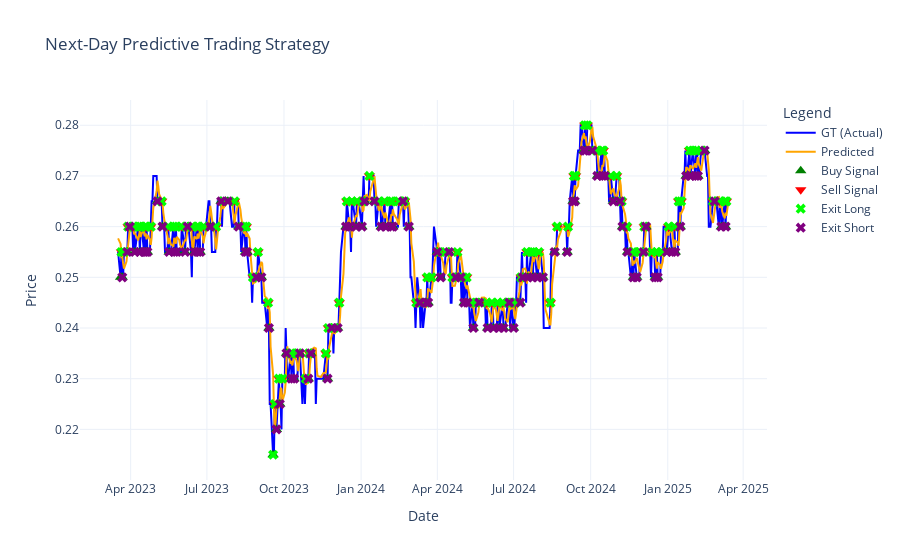

Notebook source saved alongside this figure:
### Code cell
# Extract series
dates = test_df.index
gt = test_df['GT']
predict = test_df['Predict']

# Separate long/short entries & exits from the trade log
entry_long = trade_log_df[trade_log_df['Action'].str.contains("Open Long")]
entry_short = trade_log_df[trade_log_df['Action'].str.contains("Open Short")]
exit_long = trade_log_df[trade_log_df['Action'].str.contains("Close Long")]
exit_short = trade_log_df[trade_log_df['Action'].str.contains("Close Short")]

# Create the interactive plot
fig = go.Figure()

# Ground truth price line
fig.add_trace(go.Scatter(x=dates, y=gt, mode='lines', name='GT (Actual)', line=dict(color='blue')))

# Predicted price line
fig.add_trace(go.Scatter(x=dates, y=predict, mode='lines', name='Predicted', line=dict(color='orange')))

# Entry Long signals
fig.add_trace(go.Scatter(
    x=entry_long['Date'], y=entry_long['Price'],
    mode='markers',
    name='Buy Signal',
    marker=dict(symbol='triangle-up', size=10, color='green')
))

# Entry Short signals
fig.add_trace(go.Scatter(
    x=entry_short['Date'], y=entry_short['Price'],
    mode='markers',
    name='Sell Signal',
    marker=dict(symbol='triangle-down', size=10, color='red')
))

# Exit Long signals
fig.add_trace(go.Scatter(
    x=exit_long['Date'], y=exit_long['Price'],
    mode='markers',
    name='Exit Long',
    marker=dict(symbol='x', size=9, color='lime')
))

# Exit Short signals
fig.add_trace(go.Scatter(
    x=exit_short['Date'], y=exit_short['Price'],
    mode='markers',
    name='Exit Short',
    marker=dict(symbol='x', size=9, color='purple')
))

# Layout settings
fig.update_layout(
    title='Next-Day Predictive Trading Strategy',
    xaxis_title='Date',
    yaxis_title='Price',
    legend_title='Legend',
    template='plotly_white',
    hovermode='closest'
)

fig.show()
